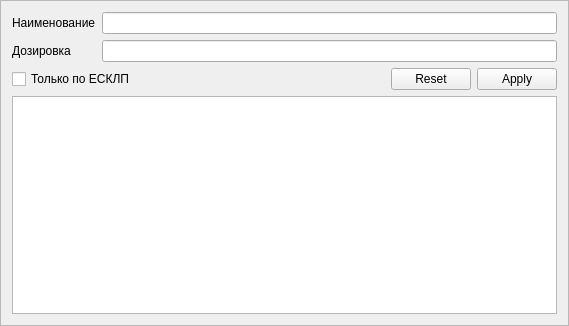
<?xml version="1.0" encoding="UTF-8"?>
<ui version="4.0">
 <class>ReleaseComboBoxPopup</class>
 <widget class="QFrame" name="ReleaseComboBoxPopup">
  <property name="geometry">
   <rect>
    <x>0</x>
    <y>0</y>
    <width>569</width>
    <height>326</height>
   </rect>
  </property>
  <property name="frameShape">
   <enum>QFrame::StyledPanel</enum>
  </property>
  <property name="frameShadow">
   <enum>QFrame::Raised</enum>
  </property>
  <layout class="QGridLayout" name="gridLayout">
   <item row="0" column="1" colspan="2">
    <widget class="QLineEdit" name="edtName"/>
   </item>
   <item row="1" column="1" colspan="2">
    <widget class="QLineEdit" name="edtDosage"/>
   </item>
   <item row="1" column="0">
    <widget class="QLabel" name="lblDosage">
     <property name="sizePolicy">
      <sizepolicy hsizetype="Fixed" vsizetype="Preferred">
       <horstretch>0</horstretch>
       <verstretch>0</verstretch>
      </sizepolicy>
     </property>
     <property name="text">
      <string>Дозировка</string>
     </property>
    </widget>
   </item>
   <item row="0" column="0">
    <widget class="QLabel" name="lblName">
     <property name="sizePolicy">
      <sizepolicy hsizetype="Fixed" vsizetype="Preferred">
       <horstretch>0</horstretch>
       <verstretch>0</verstretch>
      </sizepolicy>
     </property>
     <property name="text">
      <string>Наименование</string>
     </property>
    </widget>
   </item>
   <item row="2" column="0" colspan="2">
    <widget class="QCheckBox" name="chkOnlyESKLP">
     <property name="text">
      <string>Только по ЕСКЛП</string>
     </property>
    </widget>
   </item>
   <item row="2" column="2">
    <widget class="QDialogButtonBox" name="buttonBox">
     <property name="sizePolicy">
      <sizepolicy hsizetype="Fixed" vsizetype="Fixed">
       <horstretch>0</horstretch>
       <verstretch>0</verstretch>
      </sizepolicy>
     </property>
     <property name="standardButtons">
      <set>QDialogButtonBox::Apply|QDialogButtonBox::Reset</set>
     </property>
    </widget>
   </item>
   <item row="3" column="0" colspan="3">
    <widget class="CTableView" name="tableView"/>
   </item>
  </layout>
 </widget>
 <customwidgets>
  <customwidget>
   <class>CTableView</class>
   <extends>QTableView</extends>
   <header>library/TableView.h</header>
  </customwidget>
 </customwidgets>
 <resources/>
 <connections/>
</ui>
